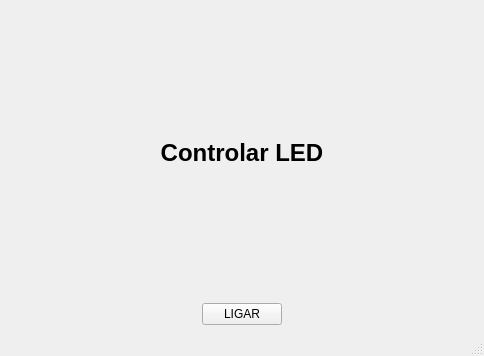
<?xml version="1.0" encoding="UTF-8"?>
<ui version="4.0">
 <class>MainWindow</class>
 <widget class="QMainWindow" name="MainWindow">
  <property name="geometry">
   <rect>
    <x>0</x>
    <y>0</y>
    <width>484</width>
    <height>356</height>
   </rect>
  </property>
  <property name="windowTitle">
   <string>MainWindow</string>
  </property>
  <widget class="QWidget" name="centralwidget">
   <layout class="QVBoxLayout" name="verticalLayout">
    <item>
     <widget class="QLabel" name="label">
      <property name="text">
       <string>&lt;html&gt;&lt;head/&gt;&lt;body&gt;&lt;h1 style=&quot; margin-top:18px; margin-bottom:12px; margin-left:0px; margin-right:0px; -qt-block-indent:0; text-indent:0px;&quot;&gt;&lt;span style=&quot; font-size:xx-large; font-weight:600;&quot;&gt;Controlar LED&lt;/span&gt;&lt;/h1&gt;&lt;/body&gt;&lt;/html&gt;</string>
      </property>
      <property name="alignment">
       <set>Qt::AlignCenter</set>
      </property>
     </widget>
    </item>
    <item>
     <layout class="QHBoxLayout" name="horizontalLayout">
      <item>
       <spacer name="horizontalSpacer">
        <property name="orientation">
         <enum>Qt::Horizontal</enum>
        </property>
        <property name="sizeHint" stdset="0">
         <size>
          <width>40</width>
          <height>20</height>
         </size>
        </property>
       </spacer>
      </item>
      <item>
       <widget class="QPushButton" name="LedButton">
        <property name="text">
         <string>LIGAR</string>
        </property>
       </widget>
      </item>
      <item>
       <spacer name="horizontalSpacer_2">
        <property name="orientation">
         <enum>Qt::Horizontal</enum>
        </property>
        <property name="sizeHint" stdset="0">
         <size>
          <width>40</width>
          <height>20</height>
         </size>
        </property>
       </spacer>
      </item>
     </layout>
    </item>
   </layout>
  </widget>
  <widget class="QMenuBar" name="menubar">
   <property name="geometry">
    <rect>
     <x>0</x>
     <y>0</y>
     <width>484</width>
     <height>23</height>
    </rect>
   </property>
  </widget>
  <widget class="QStatusBar" name="statusbar"/>
 </widget>
 <resources/>
 <connections/>
</ui>
